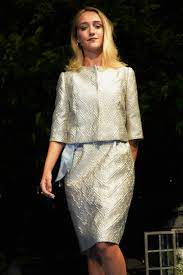
#> input picture gan-models/SRDenseNet/figure/img5.jpeg, 183 x 275 px; its folder holds only this picture in this run
$ jupyter execute srdensenet.ipynb   (shell and % lines are left out)   (older library calls are emulated)
#> lines starting #> are read from the running program, lines starting #| are printed output that depends on the picture; long printed decimals are rounded
[cell 1]
import os
import matplotlib.pyplot as plt
from PIL import Image

# Path to the folders containing the images
original_folder = 'figure/'
output_folder = 'output/'

# Get the list of image files in the original folder
original_images = os.listdir(original_folder)

# Get the list of image files in the output folder
output_images = os.listdir(output_folder)

# Create a figure and set up subplots
fig, axs = plt.subplots(1, 2, figsize=(10, 5))

# Read and display the original image
if len(original_images) > 0:
    original_image_path = os.path.join(original_folder, original_images[0])
    original_image = Image.open(original_image_path)
#> original_image is the input picture: PIL image 183x275 RGB; mean R, G, B 63.8, 58.7, 49.2
    axs[0].imshow(original_image)
    axs[0].set_title('Original Image')

# Read and display the ESRGAN output image
if len(output_images) > 0:
    output_image_path = os.path.join(output_folder, output_images[0])
    output_image = Image.open(output_image_path)
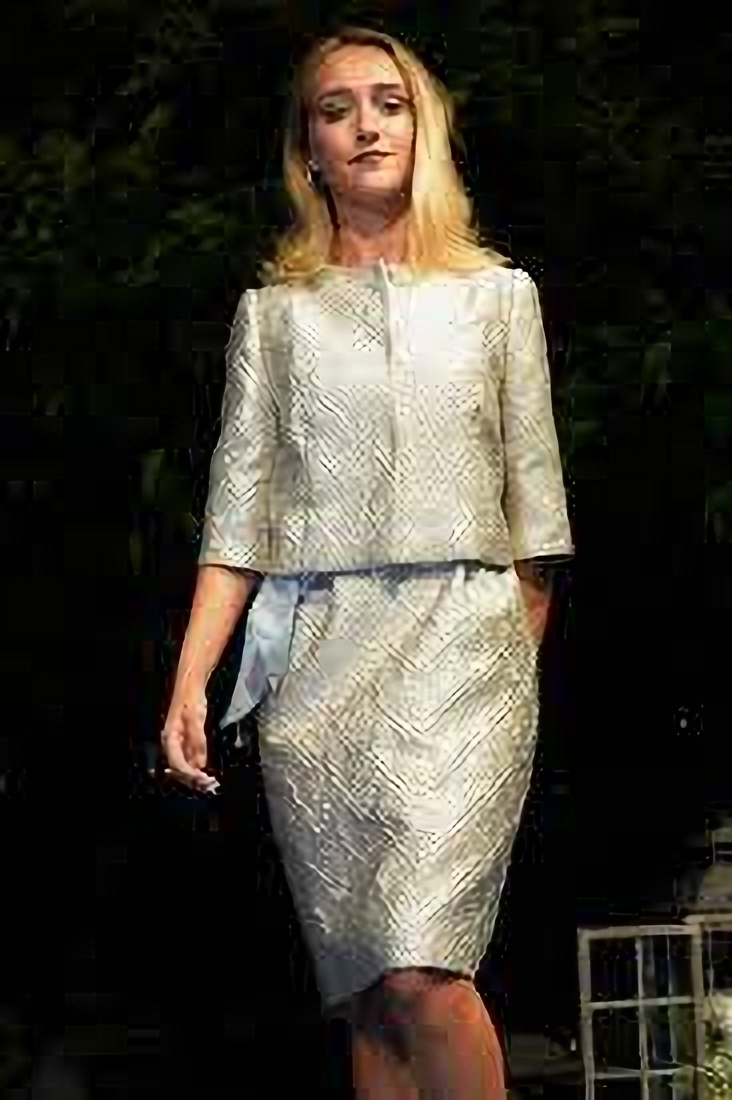
#> input picture gan-models/SRDenseNet/output/img5_sr.jpeg, 732 x 1100 px
#> output_image is the input picture: PIL image 732x1100 RGB; mean R, G, B 63.1, 58, 48.8
    axs[1].imshow(output_image)
    axs[1].set_title('SRDenseNet Output')

# Hide the axes and labels
for ax in axs:
    ax.axis('off')

# Adjust spacing between subplots
plt.tight_layout()

# Show the figure
plt.show()
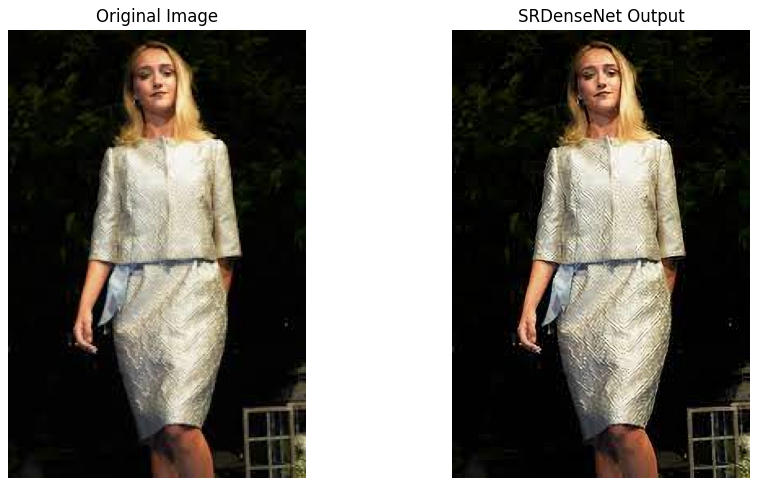
#> figure drawn by matplotlib, 2 panels

[cell 2]
image_path = "figure/img5.jpeg"
output_path = "output/img5_sr.jpeg"

[cell 3]
import numpy as np
import skimage.io
from skimage.metrics import peak_signal_noise_ratio, structural_similarity

lr_image = skimage.io.imread(image_path)
sr_image = skimage.io.imread(output_path)

sr_image_resized = skimage.transform.resize(sr_image, lr_image.shape, mode='reflect', anti_aliasing=True , preserve_range = True)

data_range = 1.0

if lr_image.dtype == np.uint8:
    data_range = 255
elif lr_image.dtype == np.uint16:
    data_range = 65535

if lr_image.dtype != np.float64:
    lr_image = lr_image.astype(np.float64)
if sr_image_resized.dtype != np.float64:
    sr_image_resized = sr_image_resized.astype(np.float64)

psnr = peak_signal_noise_ratio(lr_image, sr_image_resized, data_range=data_range)
#> psnr = 41.63

ssim = structural_similarity(lr_image, sr_image_resized, data_range=data_range, multichannel=True)
#> ssim = 0.979


print("PSNR:", psnr)
#| PSNR: 41.631
print("SSIM:", ssim)
#| SSIM: 0.9785

[cell 4]
import cv2
import matplotlib.pyplot as plt

# Calculate the Laplacian quality score
laplacian_lr = 10 - (cv2.Laplacian(lr_image, cv2.CV_64F).var()/1000)
#> laplacian_lr = 8.23
laplacian_sr = 10 - (cv2.Laplacian(sr_image_resized, cv2.CV_64F).var()/1000)
#> laplacian_sr = 8.81
laplacian_hr = 10 - (cv2.Laplacian(sr_image, cv2.CV_64F).var()/1000)
#> laplacian_hr = 9.84

# Normalize the pixel values to [0, 1]
lr_image_normalized = lr_image / 255.0
sr_image_resized_normalized = sr_image_resized /255.0
hr_image_normalized = sr_image / 255.0

# Create a figure with subplots
fig, axes = plt.subplots(1, 3, figsize=(12, 4))

# Display the input image with quality score
axes[0].imshow(lr_image_normalized)
axes[0].set_title(f'Input Image (Rating: {laplacian_lr:.2f})')
axes[0].axis('off')

# Display the resized output with quality score
axes[1].imshow(sr_image_resized_normalized)
axes[1].set_title(f'Resized Output (Rating: {laplacian_sr:.2f})')
axes[1].axis('off')

# Display the output image with quality score
axes[2].imshow(hr_image_normalized)
axes[2].set_title(f'Output Image (Rating: {laplacian_hr:.2f})')
axes[2].axis('off')

# Adjust the spacing between subplots
plt.tight_layout()

# Show the figure
plt.show()
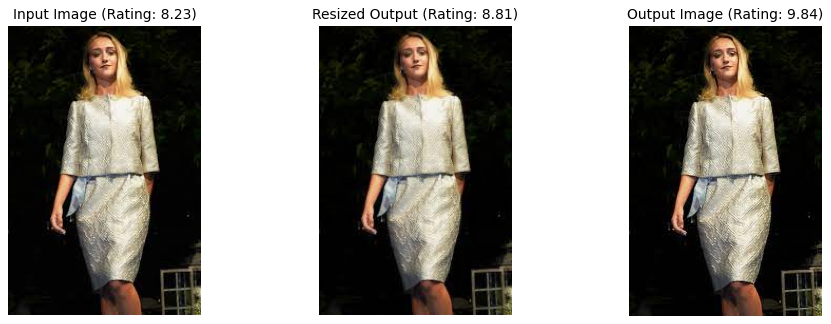
#> figure drawn by matplotlib, 3 panels
